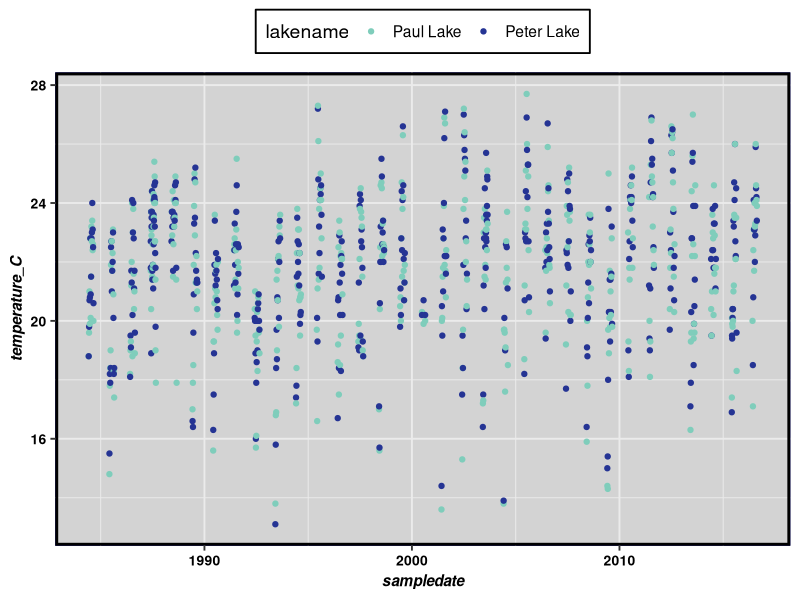

Source code (R): (Note: this script raises an error after producing the figure.)
## ---- chunk 1
setwd("~/Desktop/Environmental Data Analytics/Environmental_Data_Analytics/Data/Processed")
library(tidyverse)
#install.packages("lubridate")
library(lubridate)
#install.packages("nlme")
library(nlme)
#install.packages("lsmeans")
library(lsmeans)
#install.packages("multcompView")
library(multcompView)

PeterPaul.chem <- read.csv("NTL-LTER_Lake_ChemistryPhysics_PeterPaul_Processed.csv")

# Set date to date format
PeterPaul.chem$sampledate <- as.Date(PeterPaul.chem$sampledate, 
                                               format = "%m/%d/%y")



gabytheme <- theme_bw(base_size = 14) + 
  theme(plot.title=element_text(face="bold", size="16", color="tomato2", hjust=0.5),
        axis.title=element_text(face="bold.italic", size=11, color="black"),
axis.text = element_text(face="bold", size=10, color = "black"), 
panel.background=element_rect(fill="lightgray", color="darkblue"), 
panel.border = element_rect(color = "black", size = 2),
legend.position = "top", legend.background = element_rect(fill="white", color="black"),
            legend.key = element_rect(fill="transparent", color="NA"))
theme_set(gabytheme)

## ---- chunk 2
PeterPaul.summertemp <- 
  PeterPaul.chem %>%
  select(lakename:temperature_C) %>%
  #filter for Julian days in June-August and surface measurements
  filter(daynum > 151 & daynum < 243 & depth == 0 ) %>%
  #add a "week" column to represent seasonality
  mutate(Week = week(sampledate)) %>%
  #code won't work (autocorrelation won't work if there are NAs!!!)
  na.exclude()

ggplot(PeterPaul.summertemp, aes(x = sampledate, y = temperature_C, color = lakename)) +
  geom_point() +
  scale_color_manual(values = c("#7fcdbb", "#253494"))
## ---- chunk 3
library(nlme)
library(lme4)
# Determine autocorrelation in residuals
TempTest.auto <- lme(data = PeterPaul.summertemp,
                     temperature_C ~ sampledate * lakename, #fixed effects ANCOVA model with an interaction term
                     random = ~1|Week)           #specifying a random effect

#lme-mixed effects function

TempTest.auto
summary(TempTest.auto)
## ---- chunk 4
ACF(TempTest.auto)
## ---- chunk 5
TempTest.mixed <- lme(data = PeterPaul.summertemp, temperature_C ~ sampledate * lakename, 
                     random = ~1|Week, 
                     correlation = corAR1(form = ~ sampledate/lakename|Week, value = 0.423),method = "REML")


#specify autocorrelation structure of order 1 (from output of ACF test)
#sampledate is duplicated in some cases, so need to split up by lake
#takes sample dates associated with one lake at a time. Put time on left side of function and subject variable on right side of function
                     #If you're doing a spacial random effect, it goes in corAR1 function
                     #define method as restricted maximum likelihood
                     


## ---- chunk 6
summary(TempTest.mixed)
## ---- chunk 7
TempTest.fixed <- gls(data = PeterPaul.summertemp,
                      temperature_C ~ sampledate * lakename, 
                      method = "REML")

## ---- chunk 8
summary(TempTest.fixed)
## ---- chunk 9
anova(TempTest.mixed, TempTest.fixed)
## ---- chunk 10

TempTest.posthoc = lsmeans(TempTest.mixed, ~ sampledate * lakename)
cld(TempTest.posthoc, alpha = 0.05, Letters = letters, adjust = "tukey") #gives us a posthot test-places two groups in a
## ---- chunk 11
ggplot(PeterPaul.summertemp, aes(x = sampledate, y = temperature_C, color = lakename)) +
  geom_point() +
  scale_color_manual(values = c("#7fcdbb", "#253494")) +
  geom_abline(intercept = 20.47, slope = 0.0001)+
labs(title="The Effect of Sample Date on Temperature", x="Sample Date",
       y="Temperature (degrees C)")
